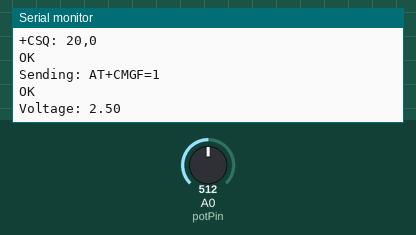
This sketch was run on a simulated Arduino Uno, built with avr-gcc and run on an emulated ATmega328P. Shown: the last lines printed to the serial monitor. The test bench sets the inputs (shaded band); at power-on: A0 (potPin) = 512. The modem accepts every AT command (registered, SIM ready, sends succeed) and sends nothing else.

Above: at 9.2 s.
9.3 s: A0 (potPin) set to 966
At 11.3 s:
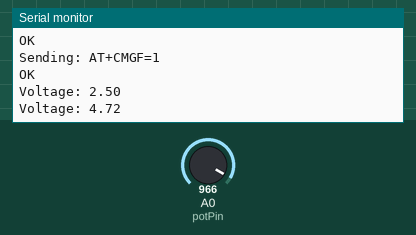
11.8 s: A0 (potPin) set to 990
At 13.4 s:
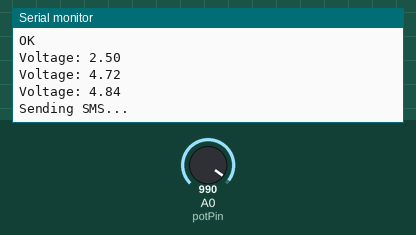

The sketch:

gsm_module_calling.ino
```cpp
#include <SoftwareSerial.h>

SoftwareSerial gsm(7, 8); // RX (to TX of GSM), TX (to RX of GSM)
const int potPin = A0;
bool actionDone = false; // To prevent repeating actions

void setup() {
  Serial.begin(9600);
  gsm.begin(9600);
  delay(3000); // Allow GSM module to stabilize

  Serial.println("Initializing GSM...");
  sendCommand("AT");         // Test GSM
  sendCommand("AT+CPIN?");   // Check SIM
  sendCommand("AT+CREG?");   // Network registration
  sendCommand("AT+CSQ");     // Signal strength
  sendCommand("AT+CMGF=1");  // Set SMS text mode
}


void loop() {
  int potValue = analogRead(potPin);
  float voltage = (potValue / 1023.0) * 5.0;

  Serial.print("Voltage: ");
  Serial.println(voltage, 2);

  if (voltage >= 4.8 && !actionDone) {
    sendSMS();
    delay(5000); // wait before call
    makeCall();
    actionDone = true;
  }

  delay(2000);
}

void sendSMS() {
  Serial.println("Sending SMS...");
  gsm.println("AT+CMGS=\"91********\""); // Your number
  delay(1000);
  gsm.println("Alert! Voltage reached 5V.");
  delay(500);
  gsm.write(26); // Ctrl+Z to send SMS
  delay(5000);
  readGSM();
}

void makeCall() {
  Serial.println("Dialing...");
  gsm.println("ATD91**********;"); // Your number
  delay(15000); // Let it ring 15 seconds
  gsm.println("ATH"); // Hang up
  Serial.println("Hung up call.");
  delay(1000);
  readGSM();
}

void sendCommand(String cmd) {
  Serial.print("Sending: ");
  Serial.println(cmd);
  gsm.println(cmd);
  delay(1000);
  readGSM();
}

void readGSM() {
  while (gsm.available()) {
    Serial.write(gsm.read());
  }
}
```

Measured:
- the behaviour switches between 982 and 983 on A0 (potPin) (found by bisection; images 1 and 2)
- after the input at 9.3 s, the serial monitor: prints a new line after 0.75 s (image 1)
- after the input at 11.8 s, the serial monitor: prints a new line after 0.25 s (image 2)
